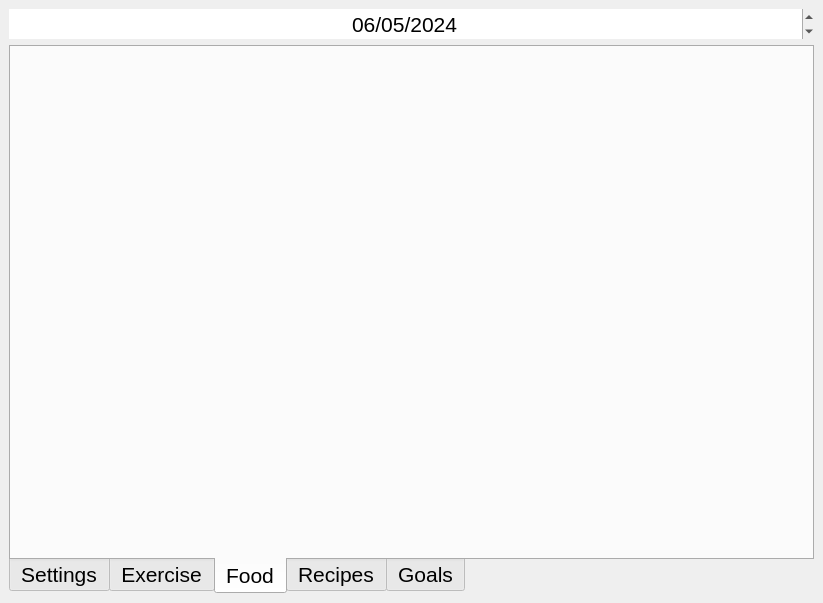
<?xml version="1.0" encoding="UTF-8"?>
<ui version="4.0">
 <class>MainWindow</class>
 <widget class="QMainWindow" name="MainWindow">
  <property name="geometry">
   <rect>
    <x>0</x>
    <y>0</y>
    <width>823</width>
    <height>603</height>
   </rect>
  </property>
  <property name="windowTitle">
   <string>OpenFitnessPal</string>
  </property>
  <widget class="QWidget" name="centralwidget">
   <layout class="QVBoxLayout" name="verticalLayout">
    <item>
     <widget class="QDateEdit" name="dateEdit">
      <property name="sizePolicy">
       <sizepolicy hsizetype="Minimum" vsizetype="Expanding">
        <horstretch>0</horstretch>
        <verstretch>0</verstretch>
       </sizepolicy>
      </property>
      <property name="minimumSize">
       <size>
        <width>0</width>
        <height>30</height>
       </size>
      </property>
      <property name="font">
       <font>
        <pointsize>16</pointsize>
       </font>
      </property>
      <property name="wrapping">
       <bool>true</bool>
      </property>
      <property name="frame">
       <bool>false</bool>
      </property>
      <property name="alignment">
       <set>Qt::AlignmentFlag::AlignCenter</set>
      </property>
      <property name="buttonSymbols">
       <enum>QAbstractSpinBox::ButtonSymbols::UpDownArrows</enum>
      </property>
      <property name="displayFormat">
       <string>MM/dd/yyyy</string>
      </property>
      <property name="date">
       <date>
        <year>2024</year>
        <month>6</month>
        <day>5</day>
       </date>
      </property>
     </widget>
    </item>
    <item>
     <widget class="QTabWidget" name="tabWidget">
      <property name="sizePolicy">
       <sizepolicy hsizetype="Expanding" vsizetype="Expanding">
        <horstretch>0</horstretch>
        <verstretch>1</verstretch>
       </sizepolicy>
      </property>
      <property name="font">
       <font>
        <pointsize>16</pointsize>
       </font>
      </property>
      <property name="tabPosition">
       <enum>QTabWidget::TabPosition::South</enum>
      </property>
      <property name="tabShape">
       <enum>QTabWidget::TabShape::Rounded</enum>
      </property>
      <property name="currentIndex">
       <number>2</number>
      </property>
      <property name="elideMode">
       <enum>Qt::TextElideMode::ElideLeft</enum>
      </property>
      <property name="documentMode">
       <bool>false</bool>
      </property>
      <property name="tabsClosable">
       <bool>false</bool>
      </property>
      <property name="movable">
       <bool>false</bool>
      </property>
      <widget class="SettingsPage" name="settings">
       <attribute name="title">
        <string>Settings</string>
       </attribute>
      </widget>
      <widget class="ExercisePage" name="exercise">
       <attribute name="title">
        <string>Exercise</string>
       </attribute>
      </widget>
      <widget class="JournalPage" name="food">
       <attribute name="title">
        <string>Food</string>
       </attribute>
      </widget>
      <widget class="RecipesPage" name="recipes">
       <attribute name="title">
        <string>Recipes</string>
       </attribute>
      </widget>
      <widget class="GoalsPage" name="goals">
       <attribute name="title">
        <string>Goals</string>
       </attribute>
      </widget>
     </widget>
    </item>
   </layout>
  </widget>
 </widget>
 <customwidgets>
  <customwidget>
   <class>JournalPage</class>
   <extends>QWidget</extends>
   <header>pages/JournalPage.h</header>
   <container>1</container>
   <slots>
    <slot>setDate(QDate)</slot>
   </slots>
  </customwidget>
  <customwidget>
   <class>ExercisePage</class>
   <extends>QWidget</extends>
   <header>pages/ExercisePage.h</header>
   <container>1</container>
  </customwidget>
  <customwidget>
   <class>SettingsPage</class>
   <extends>QWidget</extends>
   <header>pages/SettingsPage.h</header>
   <container>1</container>
  </customwidget>
  <customwidget>
   <class>GoalsPage</class>
   <extends>QWidget</extends>
   <header>pages/GoalsPage.h</header>
   <container>1</container>
  </customwidget>
  <customwidget>
   <class>RecipesPage</class>
   <extends>QWidget</extends>
   <header>pages/RecipesPage.h</header>
   <container>1</container>
  </customwidget>
 </customwidgets>
 <resources/>
 <connections/>
</ui>
